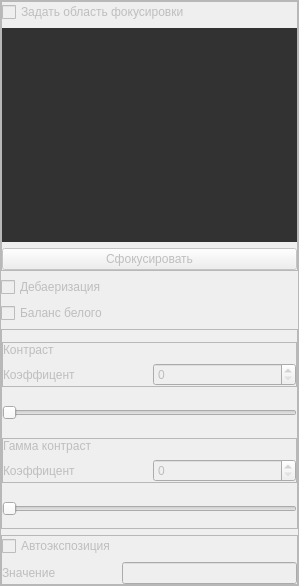
             <widget class="QWidget" name="imageProcessPage">
              <property name="enabled">
               <bool>true</bool>
              </property>
              <property name="geometry">
               <rect>
                <x>0</x>
                <y>0</y>
                <width>299</width>
                <height>586</height>
               </rect>
              </property>
              <attribute name="label">
               <string>Алгоритмы</string>
              </attribute>
              <layout class="QVBoxLayout" name="verticalLayout_10">
               <property name="leftMargin">
                <number>0</number>
               </property>
               <property name="topMargin">
                <number>0</number>
               </property>
               <property name="rightMargin">
                <number>0</number>
               </property>
               <property name="bottomMargin">
                <number>0</number>
               </property>
               <item>
                <widget class="QFrame" name="imageProcessFrame">
                 <property name="enabled">
                  <bool>true</bool>
                 </property>
                 <property name="frameShape">
                  <enum>QFrame::StyledPanel</enum>
                 </property>
                 <property name="frameShadow">
                  <enum>QFrame::Raised</enum>
                 </property>
                 <layout class="QVBoxLayout" name="verticalLayout_11">
                  <property name="leftMargin">
                   <number>0</number>
                  </property>
                  <property name="topMargin">
                   <number>0</number>
                  </property>
                  <property name="rightMargin">
                   <number>0</number>
                  </property>
                  <property name="bottomMargin">
                   <number>0</number>
                  </property>
                  <item>
                   <widget class="QFrame" name="focusControlFrame">
                    <property name="enabled">
                     <bool>false</bool>
                    </property>
                    <property name="frameShape">
                     <enum>QFrame::StyledPanel</enum>
                    </property>
                    <property name="frameShadow">
                     <enum>QFrame::Raised</enum>
                    </property>
                    <layout class="QVBoxLayout" name="verticalLayout_16">
                     <property name="leftMargin">
                      <number>0</number>
                     </property>
                     <property name="topMargin">
                      <number>0</number>
                     </property>
                     <property name="rightMargin">
                      <number>0</number>
                     </property>
                     <property name="bottomMargin">
                      <number>0</number>
                     </property>
                     <item>
                      <widget class="QCheckBox" name="cameraEnableFocusCheckBox">
                       <property name="text">
                        <string>Задать область фокусировки</string>
                       </property>
                      </widget>
                     </item>
                     <item>
                      <widget class="QLabel" name="cameraFocusRoiLabel">
                       <property name="sizePolicy">
                        <sizepolicy hsizetype="Ignored" vsizetype="Ignored">
                         <horstretch>0</horstretch>
                         <verstretch>0</verstretch>
                        </sizepolicy>
                       </property>
                       <property name="styleSheet">
                        <string notr="true">background-color: rgb(50, 50, 50)</string>
                       </property>
                       <property name="text">
                        <string/>
                       </property>
                       <property name="scaledContents">
                        <bool>true</bool>
                       </property>
                      </widget>
                     </item>
                     <item>
                      <widget class="QPushButton" name="cameraFocusButton">
                       <property name="enabled">
                        <bool>false</bool>
                       </property>
                       <property name="text">
                        <string>Сфокусировать</string>
                       </property>
                      </widget>
                     </item>
                    </layout>
                   </widget>
                  </item>
                  <item>
                   <widget class="QCheckBox" name="debayerCheckBox">
                    <property name="enabled">
                     <bool>false</bool>
                    </property>
                    <property name="text">
                     <string>Дебаеризация</string>
                    </property>
                   </widget>
                  </item>
                  <item>
                   <widget class="QCheckBox" name="whiteBalanceCheckBox">
                    <property name="enabled">
                     <bool>false</bool>
                    </property>
                    <property name="text">
                     <string>Баланс белого</string>
                    </property>
                   </widget>
                  </item>
                  <item>
                   <widget class="QFrame" name="contrastsFrame">
                    <property name="enabled">
                     <bool>false</bool>
                    </property>
                    <property name="sizePolicy">
                     <sizepolicy hsizetype="Preferred" vsizetype="Fixed">
                      <horstretch>0</horstretch>
                      <verstretch>0</verstretch>
                     </sizepolicy>
                    </property>
                    <property name="minimumSize">
                     <size>
                      <width>0</width>
                      <height>200</height>
                     </size>
                    </property>
                    <property name="frameShape">
                     <enum>QFrame::StyledPanel</enum>
                    </property>
                    <property name="frameShadow">
                     <enum>QFrame::Raised</enum>
                    </property>
                    <layout class="QVBoxLayout" name="verticalLayout_12">
                     <property name="leftMargin">
                      <number>0</number>
                     </property>
                     <property name="topMargin">
                      <number>0</number>
                     </property>
                     <property name="rightMargin">
                      <number>0</number>
                     </property>
                     <property name="bottomMargin">
                      <number>0</number>
                     </property>
                     <item>
                      <widget class="QFrame" name="contrastFrame">
                       <property name="sizePolicy">
                        <sizepolicy hsizetype="Preferred" vsizetype="Fixed">
                         <horstretch>0</horstretch>
                         <verstretch>0</verstretch>
                        </sizepolicy>
                       </property>
                       <property name="frameShape">
                        <enum>QFrame::StyledPanel</enum>
                       </property>
                       <property name="frameShadow">
                        <enum>QFrame::Raised</enum>
                       </property>
                       <layout class="QGridLayout" name="gridLayout_4">
                        <property name="leftMargin">
                         <number>0</number>
                        </property>
                        <property name="topMargin">
                         <number>0</number>
                        </property>
                        <property name="rightMargin">
                         <number>0</number>
                        </property>
                        <property name="bottomMargin">
                         <number>0</number>
                        </property>
                        <item row="2" column="1">
                         <widget class="QSpinBox" name="contrastAlphaSpinBox"/>
                        </item>
                        <item row="2" column="0">
                         <widget class="QLabel" name="contrastAlphaLabel">
                          <property name="text">
                           <string>Коэффицент</string>
                          </property>
                         </widget>
                        </item>
                        <item row="1" column="0">
                         <widget class="QLabel" name="contrastLabel">
                          <property name="text">
                           <string>Контраст</string>
                          </property>
                         </widget>
                        </item>
                       </layout>
                      </widget>
                     </item>
                     <item>
                      <widget class="QSlider" name="contrastHSlider">
                       <property name="orientation">
                        <enum>Qt::Horizontal</enum>
                       </property>
                      </widget>
                     </item>
                     <item>
                      <widget class="QFrame" name="gammaContrastFrame">
                       <property name="sizePolicy">
                        <sizepolicy hsizetype="Preferred" vsizetype="Fixed">
                         <horstretch>0</horstretch>
                         <verstretch>0</verstretch>
                        </sizepolicy>
                       </property>
                       <property name="frameShape">
                        <enum>QFrame::StyledPanel</enum>
                       </property>
                       <property name="frameShadow">
                        <enum>QFrame::Raised</enum>
                       </property>
                       <layout class="QGridLayout" name="gridLayout_5">
                        <property name="leftMargin">
                         <number>0</number>
                        </property>
                        <property name="topMargin">
                         <number>0</number>
                        </property>
                        <property name="rightMargin">
                         <number>0</number>
                        </property>
                        <property name="bottomMargin">
                         <number>0</number>
                        </property>
                        <item row="1" column="3">
                         <widget class="QSpinBox" name="gammaCoeffSpinBox"/>
                        </item>
                        <item row="1" column="1">
                         <widget class="QLabel" name="gammaCoeffLabel">
                          <property name="text">
                           <string>Коэффицент</string>
                          </property>
                         </widget>
                        </item>
                        <item row="0" column="1">
                         <widget class="QLabel" name="gammaContrastLabel">
                          <property name="text">
                           <string>Гамма контраст</string>
                          </property>
                         </widget>
                        </item>
                       </layout>
                      </widget>
                     </item>
                     <item>
                      <widget class="QSlider" name="gammaContrastHSlider">
                       <property name="orientation">
                        <enum>Qt::Horizontal</enum>
                       </property>
                      </widget>
                     </item>
                    </layout>
                   </widget>
                  </item>
                  <item>
                   <widget class="QFrame" name="autoExposureFrame">
                    <property name="enabled">
                     <bool>false</bool>
                    </property>
                    <property name="sizePolicy">
                     <sizepolicy hsizetype="Preferred" vsizetype="Fixed">
                      <horstretch>0</horstretch>
                      <verstretch>0</verstretch>
                     </sizepolicy>
                    </property>
                    <property name="frameShape">
                     <enum>QFrame::StyledPanel</enum>
                    </property>
                    <property name="frameShadow">
                     <enum>QFrame::Raised</enum>
                    </property>
                    <layout class="QFormLayout" name="formLayout">
                     <property name="leftMargin">
                      <number>0</number>
                     </property>
                     <property name="topMargin">
                      <number>0</number>
                     </property>
                     <property name="rightMargin">
                      <number>0</number>
                     </property>
                     <property name="bottomMargin">
                      <number>0</number>
                     </property>
                     <item row="1" column="0">
                      <widget class="QLabel" name="autoExposureValLabel">
                       <property name="text">
                        <string>Значение</string>
                       </property>
                      </widget>
                     </item>
                     <item row="1" column="1">
                      <widget class="QLineEdit" name="autoExposureValLineEdit">
                       <property name="readOnly">
                        <bool>true</bool>
                       </property>
                      </widget>
                     </item>
                     <item row="0" column="0">
                      <widget class="QCheckBox" name="autoExposureCheckBox">
                       <property name="text">
                        <string>Автоэкспозиция</string>
                       </property>
                      </widget>
                     </item>
                    </layout>
                   </widget>
                  </item>
                 </layout>
                </widget>
               </item>
              </layout>
             </widget>
